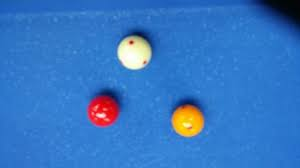
#> input picture jca/sample/1.jpg, 300 x 168 px, given in place of 1.avi, which was not available
$ jupyter execute video.ipynb   (older library calls are emulated)
#> lines starting #> are read from the running program, lines starting #| are printed output that depends on the picture; after the words box and inside, x2 and y2 are one past the last pixel; in counts of white or black regions, pixels touching at a corner belong together; pictures that were not available may be replaced by others from this repository, and a replacement may not be noted
[cell 1]
import cv2
from matplotlib import pyplot as plt
import numpy as np
import copy

[cell 2]
# [6 lines of commented-out code are left out]
path = './sample_video/1.avi'
cap = cv2.VideoCapture(path)
ret, frame = cap.read()
#> frame is the input picture: shape (168, 300, 3); mean B, G, R 194.3, 118.8, 54.9

img = cv2.GaussianBlur(frame,(5,5),0)
r = int(np.sqrt(np.size(img))/100)
#> r = 3
hsv = cv2.cvtColor(img,cv2.COLOR_BGR2HSV)
#> hsv: shape (168, 300, 3); mean H, S, V 104.4, 193.3, 200
img = cv2.cvtColor(img, cv2.COLOR_BGR2RGB)
plt.imshow(img)

[cell 3]
#default setting for red mask
#lower_red=np.array([169, 100, 100])
#upper_red=np.array([189, 255, 255])

lower_red=np.array([0, 50, 50])
upper_red=np.array([5, 255, 255])

mask_red=cv2.inRange(hsv,lower_red,upper_red)
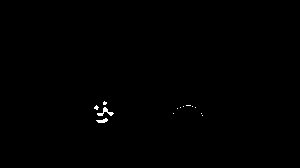
#> mask_red: shape (168, 300); 0.27% white in thin lines or dots, all inside (x1, y1, x2, y2) = (94, 101, 203, 123)
res_red=cv2.bitwise_and(img,img,mask=mask_red)

[cell 4]
plt.imshow(res_red)

[cell 5]
plt.imshow(mask_red)

[cell 6]
kernel = np.ones((10,10), np.uint8)
img_dilation = cv2.dilate(mask_red, kernel, iterations=1)
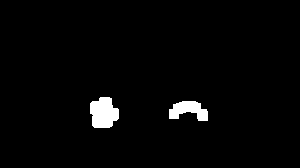
#> img_dilation: shape (168, 300); 2.4% white; 2 white regions, box (x1, y1, x2, y2) and area: (90, 97, 119, 128) 701, (169, 101, 208, 121) 497
plt.imshow(img_dilation)

[cell 7]
img_erosion = cv2.erode(img_dilation, kernel, iterations=1)
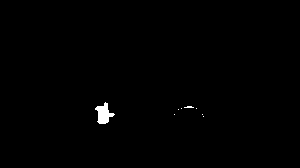
#> img_erosion: shape (168, 300); 0.5% white; 8 white regions (7 under 20 px)
plt.imshow(img_erosion)

[cell 8]
imgray = img_erosion
ret,thresh = cv2.threshold(imgray,10,255,0)
im2, contours, hierarchy = cv2.findContours(thresh,cv2.RETR_TREE,cv2.CHAIN_APPROX_SIMPLE)
#> contours = 8 contours, 7 with area under 20; largest, box (x1, y1, x2, y2) and area: (95, 102, 115, 124) 200
contours_ = []

#reject small contour areas
for c in contours:
    if cv2.contourArea(c) >= 250:
        contours_.append(c)
#> this loop made 8 passes
#> c on passes 1 to 6: [[203, 116]], [[202, 114]], [[174, 114]], [[178, 109]], [[196, 108]], [[181, 108]]
#> after the loop, contours_ = []
length = len(contours_)
#> length = 0
cv2.drawContours(img, contours_, -1, (0,255,0), 3)
plt.imshow(img)

[cell 9]
#points = np.argwhere(mask_red)
points = np.array(contours_)
#> points = empty array
center = []
if length:
    for i in range(0, length):
        x = int(np.mean(points[i][:,0,0]))
        y = int(np.mean(points[i][:,0,1]))
        cv2.circle(img, (x, y),r,(0,255,0),-1)
plt.imshow(img)

$ run again, on jca/sample/2.jpg
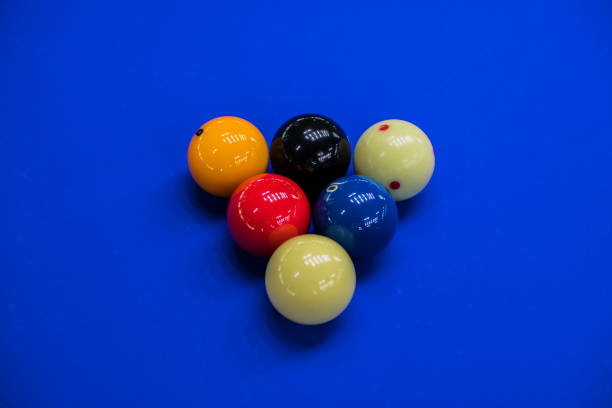
#> input picture jca/sample/2.jpg, 612 x 408 px, given in place of 1.avi, which was not available
#> frame is the input picture: shape (408, 612, 3); mean B, G, R 183.2, 58.4, 16.4
#> r = 8
#> hsv: shape (408, 612, 3); mean H, S, V 107.2, 243.3, 192.8
#> `mask_red=cv2.inRange(hsv,lower_red,upper_red)`:
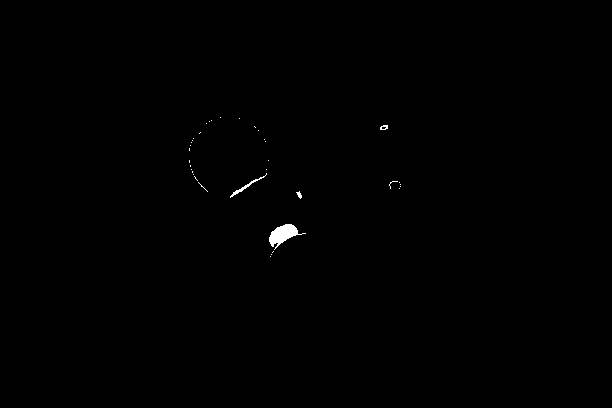
#> mask_red: shape (408, 612); 0.25% white; 36 white regions (32 under 20 px), largest, box (x1, y1, x2, y2) and area: (269, 224, 306, 250) 416, (230, 173, 267, 198) 99, (380, 125, 388, 130) 27, (296, 191, 302, 199) 25
#> img_dilation: shape (408, 612); 1.8% white; 8 white regions, largest, box (x1, y1, x2, y2) and area: (185, 113, 226, 197) 1175, (265, 220, 311, 262) 1173, (226, 156, 274, 203) 870
#> img_erosion: shape (408, 612); 0.3% white; 28 white regions (23 under 20 px)
#> contours = 28 contours, 24 with area under 20; largest, box (x1, y1, x2, y2) and area: (270, 225, 307, 256) 404, (390, 182, 402, 190) 65, (231, 170, 268, 199) 60, (381, 126, 389, 131) 24
#> the loop `for c in contours:` made 28 passes
#> c on passes 1, 7, 8, 10, 11, 12, 13, 14: [[271, 257]], [[194, 175]], [[193, 172], [193, 173]], [[192, 170]], [[191, 166], [191, 167]], [[269, 161]], [[190, 149], [190, 163]], [[191, 146]]
#> after the loop `for c in contours:`: contours_ = 1 contour; box (x1, y1, x2, y2) and area: (270, 225, 307, 256) 404
#> length = 1
#> the loop `for i in range(0, length):` made 1 pass
#> (x, y) on pass 1: (284, 236)
#> after the loop `for i in range(0, length):`:
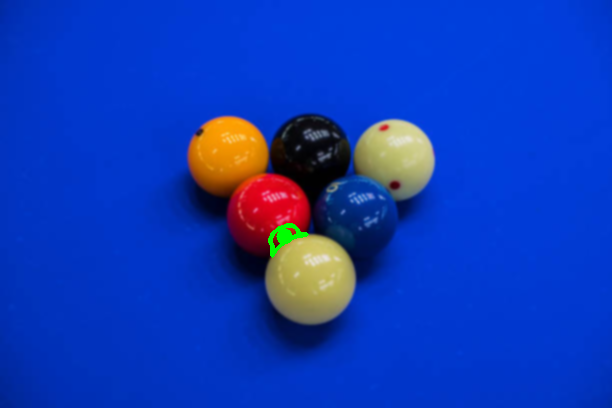
#> img: shape (408, 612, 3); mean R, G, B 16.1, 58.9, 183.1

$ run again, on jca/sample/3.jpg
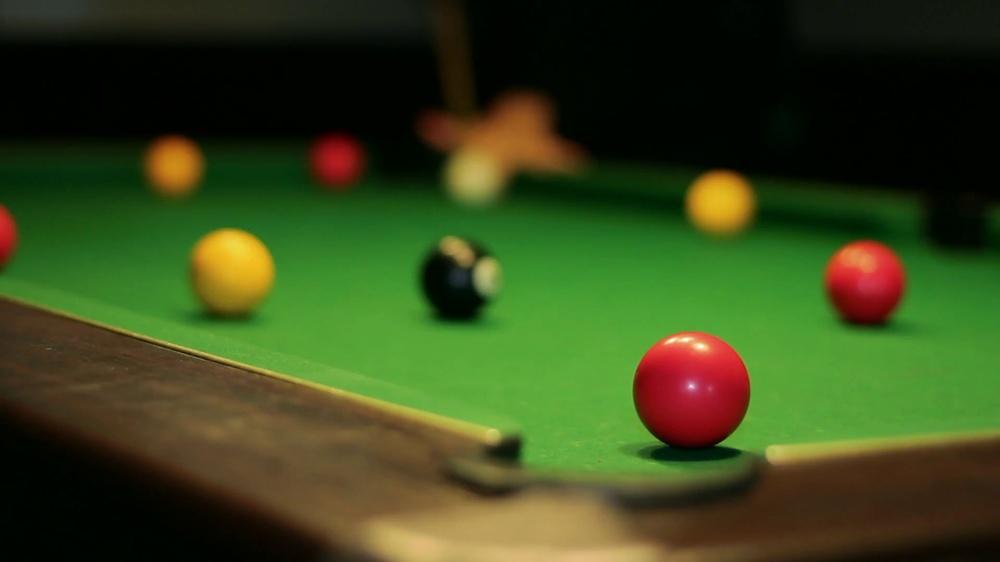
#> input picture jca/sample/3.jpg, 1000 x 562 px, shrunk from 1920 x 1080 before the run, given in place of 1.avi, which was not available
#> frame is the input picture: shape (562, 1000, 3); mean B, G, R 26.8, 70.7, 55.8
#> r = 12
#> hsv: shape (562, 1000, 3); mean H, S, V 45.2, 191.3, 80.9
#> `mask_red=cv2.inRange(hsv,lower_red,upper_red)`:
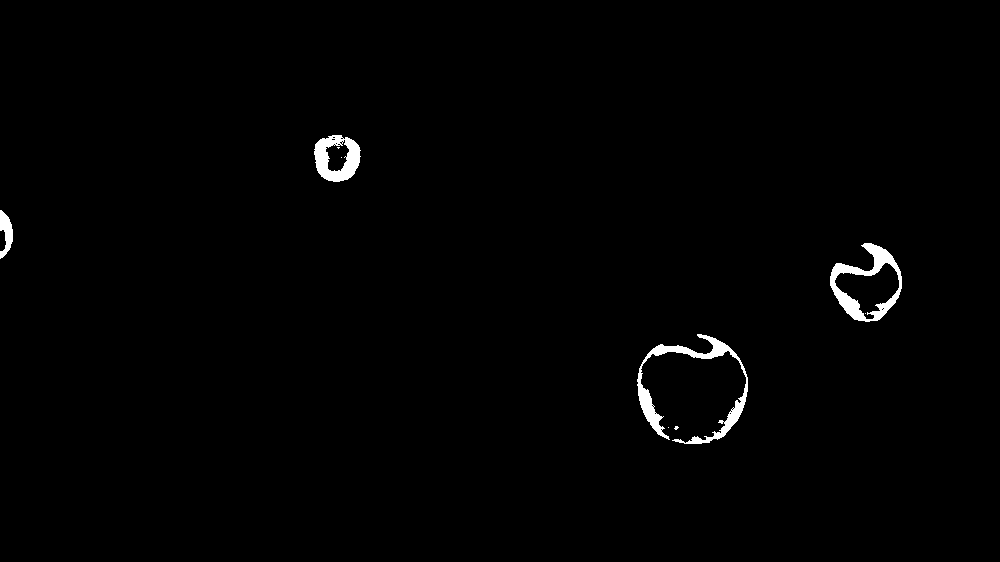
#> mask_red: shape (562, 1000); 1% white; 9 white regions (5 under 20 px), largest, box (x1, y1, x2, y2) and area: (637, 334, 748, 444) 2183, (830, 243, 902, 322) 1770, (314, 135, 361, 182) 1282, (0, 210, 13, 259) 370
#> img_dilation: shape (562, 1000); 2.6% white; 4 white regions, box (x1, y1, x2, y2) and area: (633, 330, 753, 449) 6544, (826, 239, 907, 327) 4416, (310, 131, 366, 187) 2654, (0, 206, 18, 264) 871
#> img_erosion: shape (562, 1000); 1.1% white; 4 white regions
#> contours = 7 contours; box (x1, y1, x2, y2) and area: (638, 335, 749, 445) 8942, (642, 353, 747, 442) 6704, (831, 244, 903, 323) 3515, (837, 266, 900, 314) 1822, (315, 136, 362, 183) 1686, (0, 211, 14, 260) 363, (329, 149, 345, 172) 295
#> the loop `for c in contours:` made 7 passes
#> after the loop `for c in contours:`: contours_ has the same summary as contours
#> length = 7
#> `cv2.drawContours(img, contours_, -1, (0,255,0), 3)`:
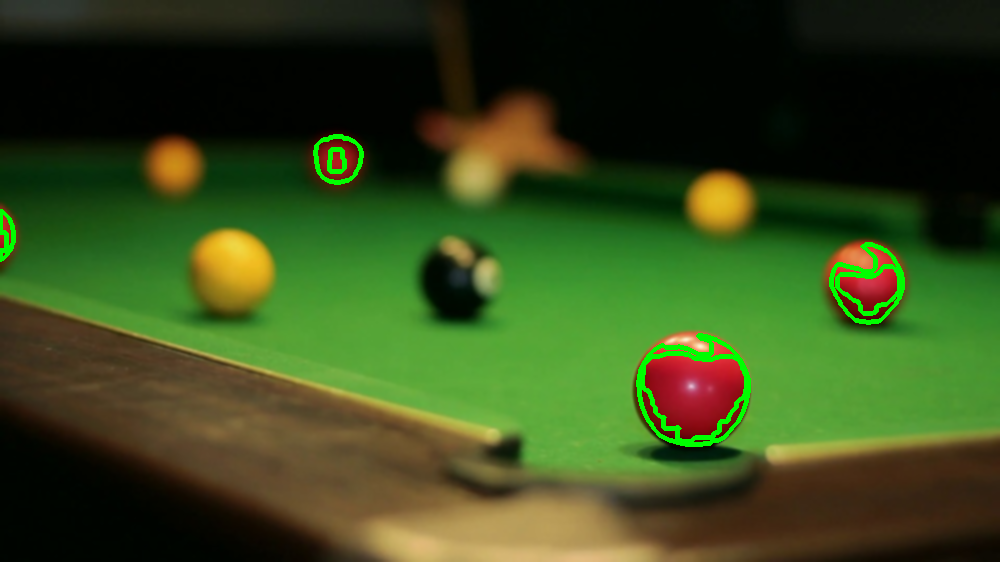
#> img: shape (562, 1000, 3); mean R, G, B 54.2, 73.2, 26.5
